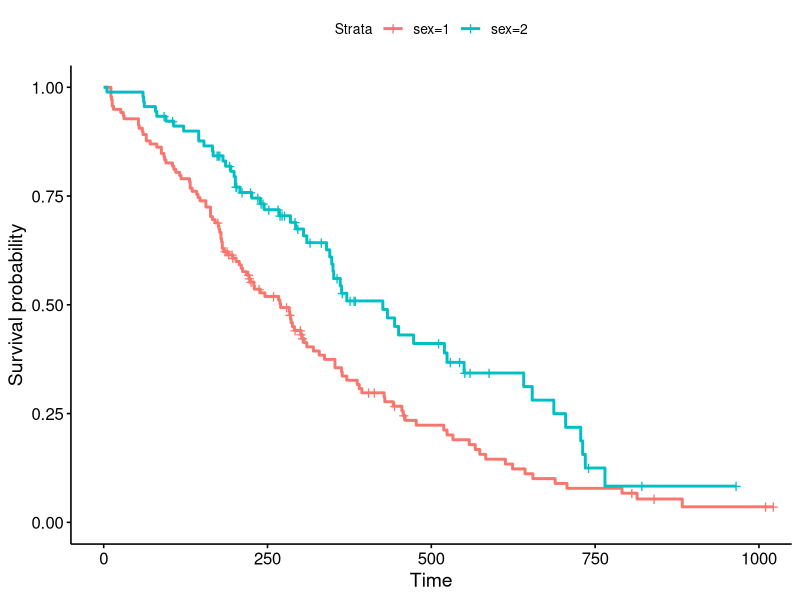
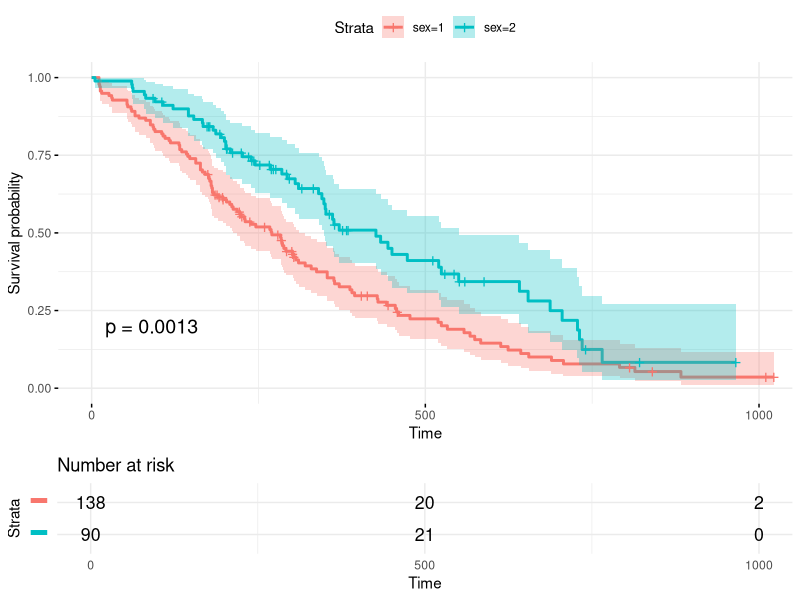
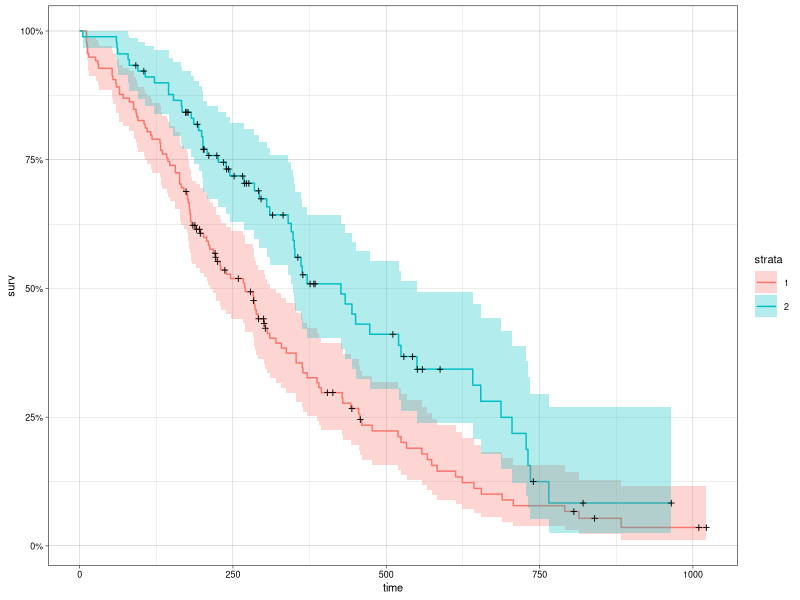
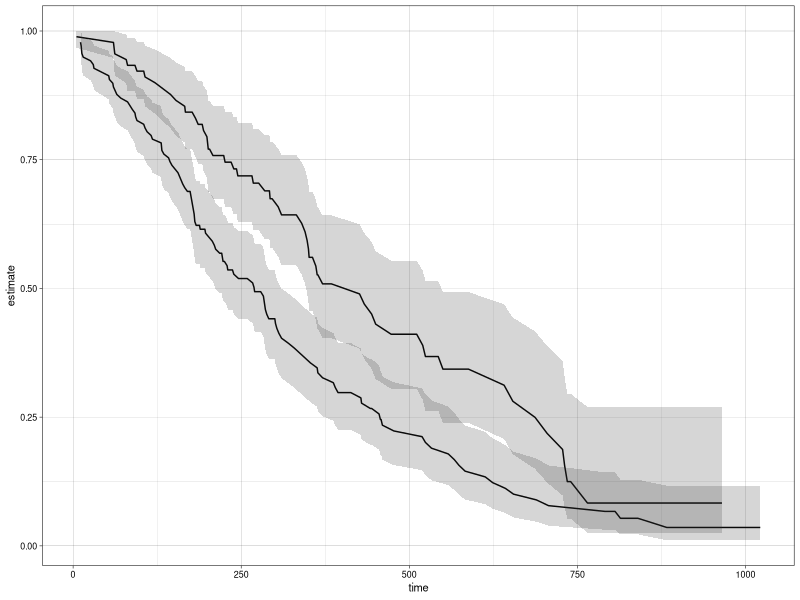
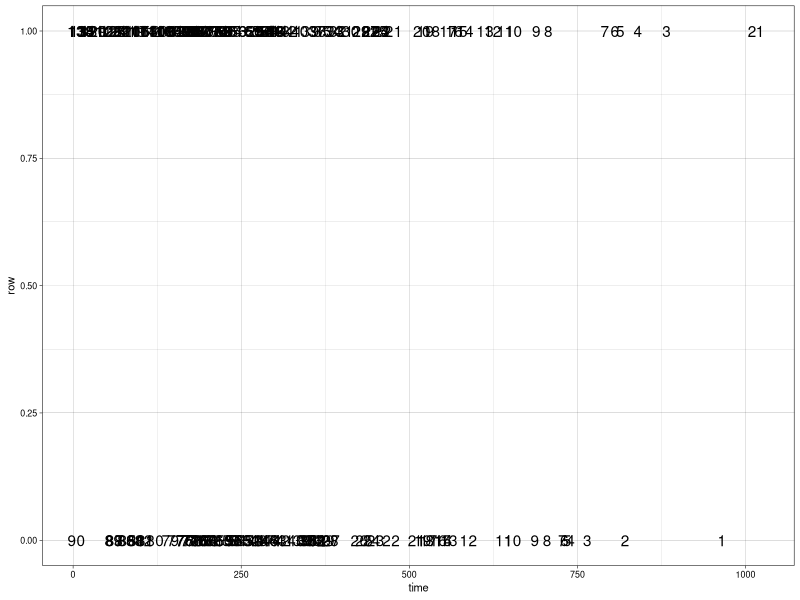
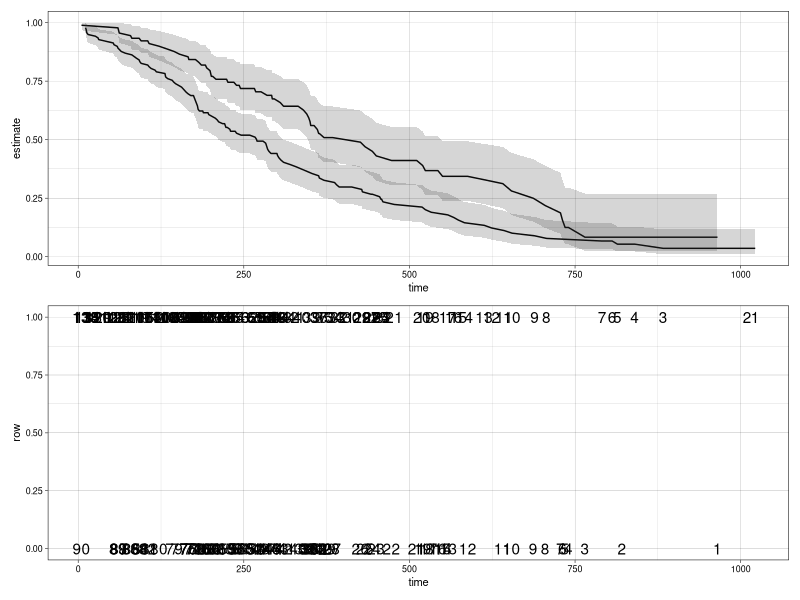
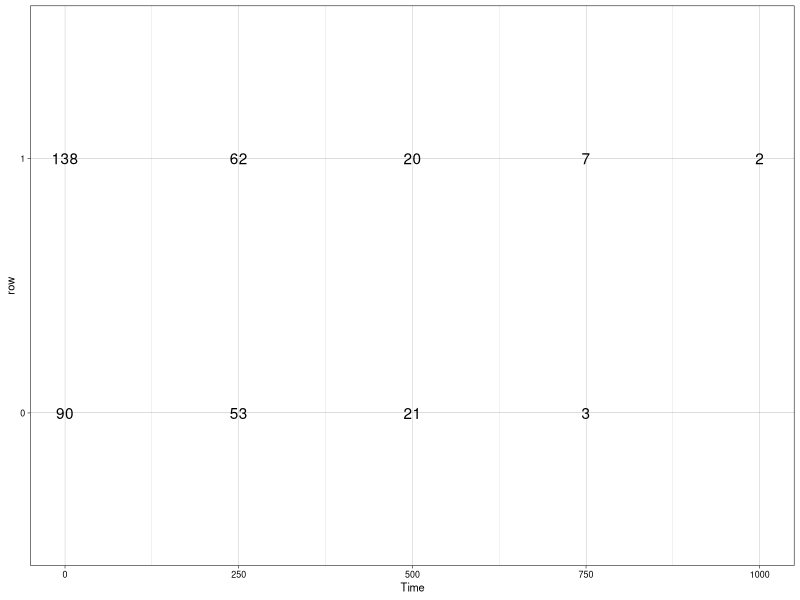
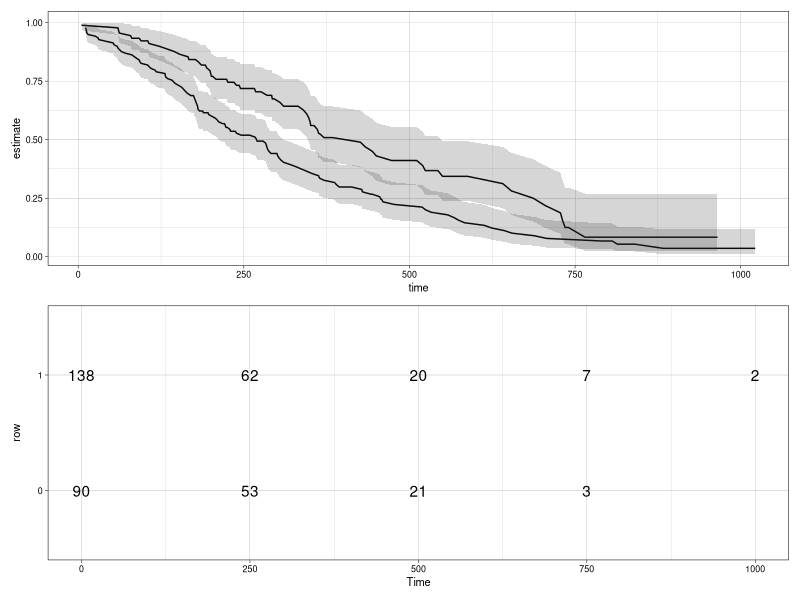

Here is the R script that generated these plots, in order:
## ---- chunk 1
knitr::opts_chunk$set(echo = TRUE, warning=FALSE, message=FALSE)

library(rmarkdown)
library(ggplot2)
library(dplyr)
library(tidyr)
library(readr)
library(here)
library(patchwork)
library(survminer)
library(ggfortify)
library(survival)
library(broom)

#theme_set(theme_minimal(base_size = 8))
theme_set(theme_linedraw(base_size = 8))

## ---- chunk 2
fit <- survfit(Surv(time, status) ~ sex, data = lung)
fit
## ---- chunk 3
ggsurvplot(fit, data = lung)
## ---- chunk 4
ggsurvplot(
   fit,                     # survfit object with calculated statistics.
   data = lung,  # data used to fit survival curves. 
   risk.table = TRUE,         # show risk table.
   pval = TRUE,               # show p-value of log-rank test.
   conf.int = TRUE,           # show confidence intervals for 
                              # point estimaes of survival curves.
   xlim = c(0,1000),          # present narrower X axis, but not affect
                              # survival estimates.
   break.time.by = 500,       # break X axis in time intervals by 500.
   ggtheme = theme_minimal(), # customize plot and risk table with a theme.
   risk.table.y.text.col = T, # colour risk table text annotations.
   risk.table.y.text = FALSE # show bars instead of names in text annotations
                             # in legend of risk table
)
## ---- chunk 5
autoplot(fit)
## ---- chunk 6
td <- tidy(fit)
td %>% glimpse()
## ---- chunk 7
surv_plot <- td %>% 
  ggplot(aes(time, estimate, group = strata)) + 
  geom_line() +
  geom_ribbon(aes(ymin = conf.low, ymax = conf.high), alpha = .2)

surv_plot
## ---- chunk 8
surv_tab <-
  td %>% 
  mutate(
    row = if_else(strata == "sex=1", 1, 0)  
  ) %>%
  ggplot(aes(x = time, y = row , label = n.risk)) + 
  geom_text() 

surv_tab
## ---- chunk 9
surv_plot / surv_tab
## ---- chunk 10

td

# this is the sequence
breaks <- c(0, 200, 400, 600, 800, 1000, 1200)

# filtering on the sequence
td %>%
  group_by(strata) %>%
  arrange(time) %>%
  filter(time < breaks) %>%
  slice(n()) %>%
  ungroup()
## ---- chunk 11
sumfit <- summary(fit, times=c(0, 250, 500, 750, 1000, 1250)) 

n_risk <- data_frame('Arm' = sumfit$strata,
                     'Time' =  sumfit$time,
                     'Nrisk' =   sumfit$n.risk)

labels <- data_frame ('Arm' = "Time",
                      'Time' =  sumfit$time,
                      'Nrisk' =   sumfit$time)


n_risk
## ---- chunk 12
fit
summary(fit, times=c(0, 250, 500, 750, 1000, 1250))
## ---- chunk 13
surv_tab <-
  n_risk %>% 
  mutate(
    row = factor(if_else(Arm == "sex=1", 1, 0))  
  ) %>%
  ggplot(aes(x = Time, y = row , label = Nrisk)) + 
  geom_text() 
  

surv_tab
## ---- chunk 14
surv_plot / surv_tab
## ---- chunk 15
td %>% 
  ggplot(aes(time, estimate, group = strata, colour = strata)) + 
  geom_line() 

## ---- chunk 16
td %>% 
  ggplot(aes(time, estimate, group = strata)) + 
  geom_line() +
  geom_linerange(aes(ymin = conf.low, ymax = conf.high), alpha = 0.2) 

## ---- chunk 17
td %>% 
  ggplot(aes(time, estimate, group = strata)) + 
  geom_line() +
  geom_linerange(aes(ymin = conf.low, ymax = conf.high), alpha = 0.2) +
  facet_wrap( ~ strata)

## ---- chunk 18
td %>% 
  ggplot(aes(time, estimate, group = strata)) + 
  geom_line() +
  geom_point(data = td %>% filter(n.censor > 0), aes(time, estimate), alpha = 0.5)

## ---- chunk 19
library(ggrepel)
td %>% 
  ggplot(aes(time, estimate, group = strata)) + 
  geom_line() +
  geom_text_repel(data = td %>% group_by(strata) %>% slice(n()),
    aes(label = strata),
    size = 4.5,
    point.padding = .2,
    box.padding = .3,
    force = 1,
    min.segment.length = 0
  )

## ---- chunk 20
td %>% 
  ggplot(aes(time, estimate, group = strata, colour = strata)) + 
  geom_line() +
  geom_point() +
  theme_linedraw()
## ---- chunk 21

n_risk <- 
  n_risk %>% 
  mutate(row = if_else(Arm == "sex=1", -0.05, -0.10)) 
            

td %>% 
  ggplot(aes(time, estimate, group = strata)) + 
  geom_line() +
  geom_point(data = td %>% filter(n.censor > 0), aes(time, estimate), alpha = 0.5) +
  geom_text(data = n_risk, aes(x = Time, y = row, label = Nrisk, group = Arm)) +
  theme_minimal()
## ---- chunk 22
mfit1 <- survfit(Surv(futime, death) ~ sex, data=mgus2)
mfit1 %>% 
  tidy() %>%
  ggplot(aes(time, estimate, group = strata, colour = strata)) +
  geom_line()
## ---- chunk 23
etime <- with(mgus2, ifelse(pstat==0, futime, ptime))
event <- with(mgus2, ifelse(pstat==0, 2*death, 1))
event <- factor(event, 0:2, labels=c("censor", "pcm", "death"))
mfit2 <- survfit(Surv(etime, event) ~ sex, data=mgus2)
mfit2 %>% 
  tidy() %>%
  ggplot(aes(time, estimate, group = state, colour = state)) +
  geom_line() +
  facet_wrap(~ strata)
  
## ---- chunk 24
# multi-state
fitCI <- survfit(Surv(stop, status * as.numeric(event), type = "mstate") ~ 1,
              data = mgus1, subset = (start == 0))
td_multi <- tidy(fitCI)
td_multi
## ---- chunk 25
td_multi %>%
  ggplot(aes(time, estimate, group = state, fill = state)) +
    geom_line(aes(color = state)) +
    geom_ribbon(aes(ymin = conf.low, ymax = conf.high), alpha = .25)
## ---- chunk 26
cfit <- coxph(Surv(time, status) ~ age + sex, lung)

tidy(cfit)

tidy(cfit, exponentiate = TRUE)


lp <- augment(cfit, lung)
risks <- augment(cfit, lung, type.predict = "risk")
expected <- augment(cfit, lung, type.predict = "expected")

glance(cfit)


# also works on clogit models
resp <- levels(logan$occupation)
n <- nrow(logan)
indx <- rep(1:n, length(resp))
logan2 <- data.frame(
  logan[indx,],
  id = indx,
  tocc = factor(rep(resp, each=n))
)

logan2$case <- (logan2$occupation == logan2$tocc)

cl <- clogit(case ~ tocc + tocc:education + strata(id), logan2)
tidy(cl)

glance(cl)


ggplot(lp, aes(age, .fitted, color = sex)) +
  geom_point()


ggplot(risks, aes(age, .fitted, color = sex)) +
  geom_point()


ggplot(expected, aes(time, .fitted, color = sex)) +
  geom_point()
